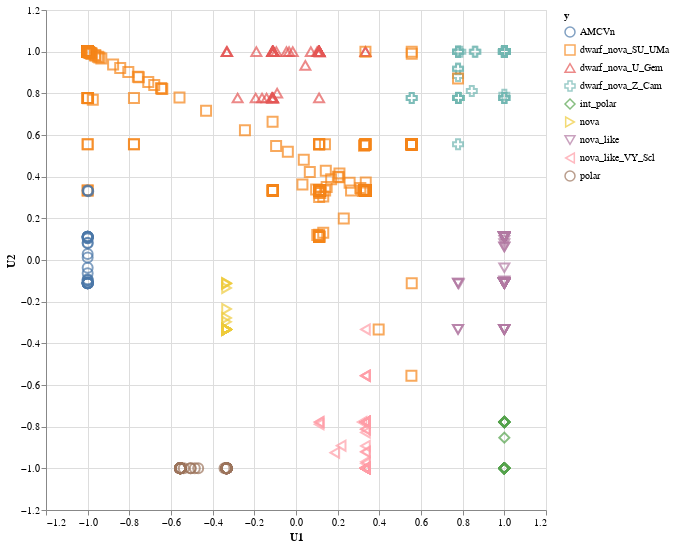

Notebook code for this chart:
### Markdown cell above
### Using class probabilities as input

### Code cell
# Preliminaries
# If you try to create a plot that will directly embed a dataset with more than 5000 rows, you will see a MaxRowsError:
# This is not because Altair cannot handle larger datasets, but it is because it is important for the user to think carefully 
# about how large datasets are handled. As noted above in Why does Altair lead to such extremely large notebooks?, 
# it is quite easy to end up with very large notebooks if you make many visualizations of a large dataset, and this error 
# is a way of preventing that.
# If you are certain you would like to embed your dataset within the visualization specification, you can disable the 
# MaxRows check with the following:

alt.data_transformers.disable_max_rows()


# These are all our class probabilities from our original model.
labels2 = enc.classes_.tolist()
preds_train = mod.predict_proba(X_train_fnl)
preds_test = mod.predict_proba(X_test_fnl)
preds_train_orig = mod.predict_proba(X_train_imp)

# Let's add some column names.
preds_train_df = pd.DataFrame()
for count, name in enumerate(labels2):
    preds_train_df[name] = preds_train[:,count]

preds_test_df = pd.DataFrame()
for count, name in enumerate(labels2):
    preds_test_df[name] = preds_test[:,count]

preds_train_orig_df = pd.DataFrame()
for count, name in enumerate(labels2):
    preds_train_orig_df[name] = preds_train_orig[:,count]


# Just alter the scalerfit to change the data that is used to scale the data.
scaler = StandardScaler()
scaler.fit(preds_train_df)
# preds_train_df = scaler.fit_transform(preds_train_df)
# preds_test_df = scaler.transform(preds_test_df)

# Change train depending on whether you want ugtm to use the training or test data for the latent space.
# Change test, and labels depending on whether you want to see the projections of the training or test data onto the latent space.
# Change X set which dataset you want to see the features for, this will be the same test.
train = preds_train_df # preds_train_df, preds_test_df, preds_train_orig_df
test = preds_train_orig_df # preds_train_df, preds_test_df, preds_train_orig_df
labels = y_train # y_train_fnl, y_test_fnl, y_train
X_set = X_train_imp # X_train_fnl, X_test_fnl, X_train_imp

gtm_model = ugtm.runGTM(train,verbose=False,k=10)

# Use the following if you want to see the projections of the test data onto the latent space.
transformed=ugtm.transform(optimizedModel=gtm_model,train=train,test=test)

# mean projection
# mean position of each data point in latent space.
# Further information located here: https://ugtm.readthedocs.io/en/latest/ugtm.html?highlight=ugtm.matY#module-ugtm.ugtm_classes/
# For projection of test data use: mean_u = transformed.matMeans, otherwise use:
# mean_u = gtm_model.matMeans
mean_u = transformed.matMeans
#
mean_u = pd.DataFrame(mean_u, columns=['U1','U2'])

# Add the labels to the latent space. Since we are using the training data, we use y_train_fnl, otherwise use y_test_fnl.
mean_u_labels = mean_u.copy()
mean_u_labels['y'] = enc.inverse_transform(labels)
# If using either the non-resampled training data or the test data, use the following to append the original index.
mean_u_labels['index'] = X_train_imp.index

# May also use. Actually you can't as this is just a scikit learn wrapper and does not contain the methods of the above.
gtm_model2 = eGTM(k=10,verbose=False).fit(train).transform(train)
mean_u2 = pd.DataFrame()
mean_u2['U1'] = gtm_model2[:,0]
mean_u2['U2'] = gtm_model2[:,1]

# Plot the latent space. But do so with a combination of different shapes and colours.

selection = alt.selection_point(fields=['series'], bind='legend')

alt.Chart(mean_u_labels, width=500, height=500).mark_point(size=100).encode(
    x='U1', 
    y='U2',
    color= 'y',
    shape='y',
    tooltip=['y', 'index']
    # opacity=alt.condition(selection, alt.value(1), alt.value(0.2))
    )

### Figure 1 — Vega-Lite specification as saved in the notebook (floating-point values rounded to 4 significant figures; data arrays with more than 128 entries replaced by an {"elided": "..."} marker saying what was removed)
{"config": {"view": {"continuousWidth": 300, "continuousHeight": 300}}, "data": {"name": "data-5068e640ca747daee63444c58402d7ef"}, "mark": {"type": "point", "size": 100}, "encoding": {"color": {"field": "y", "type": "nominal"}, "shape": {"field": "y", "type": "nominal"}, "tooltip": [{"field": "y", "type": "nominal"}, {"field": "index", "type": "quantitative"}], "x": {"field": "U1", "type": "quantitative"}, "y": {"field": "U2", "type": "quantitative"}}, "height": 500, "width": 500, "$schema": "https://vega.github.io/schema/vega-lite/v5.8.0.json", "datasets": {"data-5068e640ca747daee63444c58402d7ef": {"elided": "1007 records"}}}
